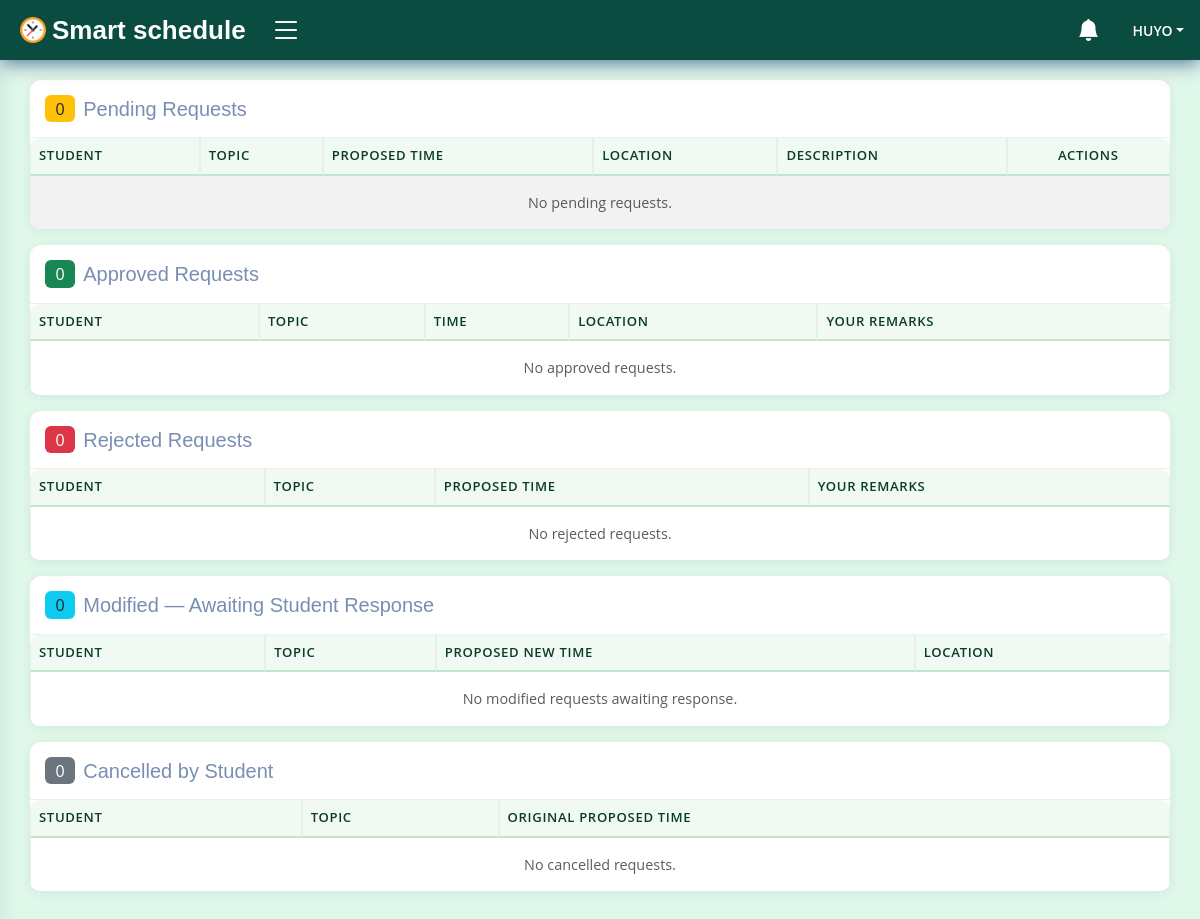
Before: /campus/manage-requests/ (signed in) with the older database file.
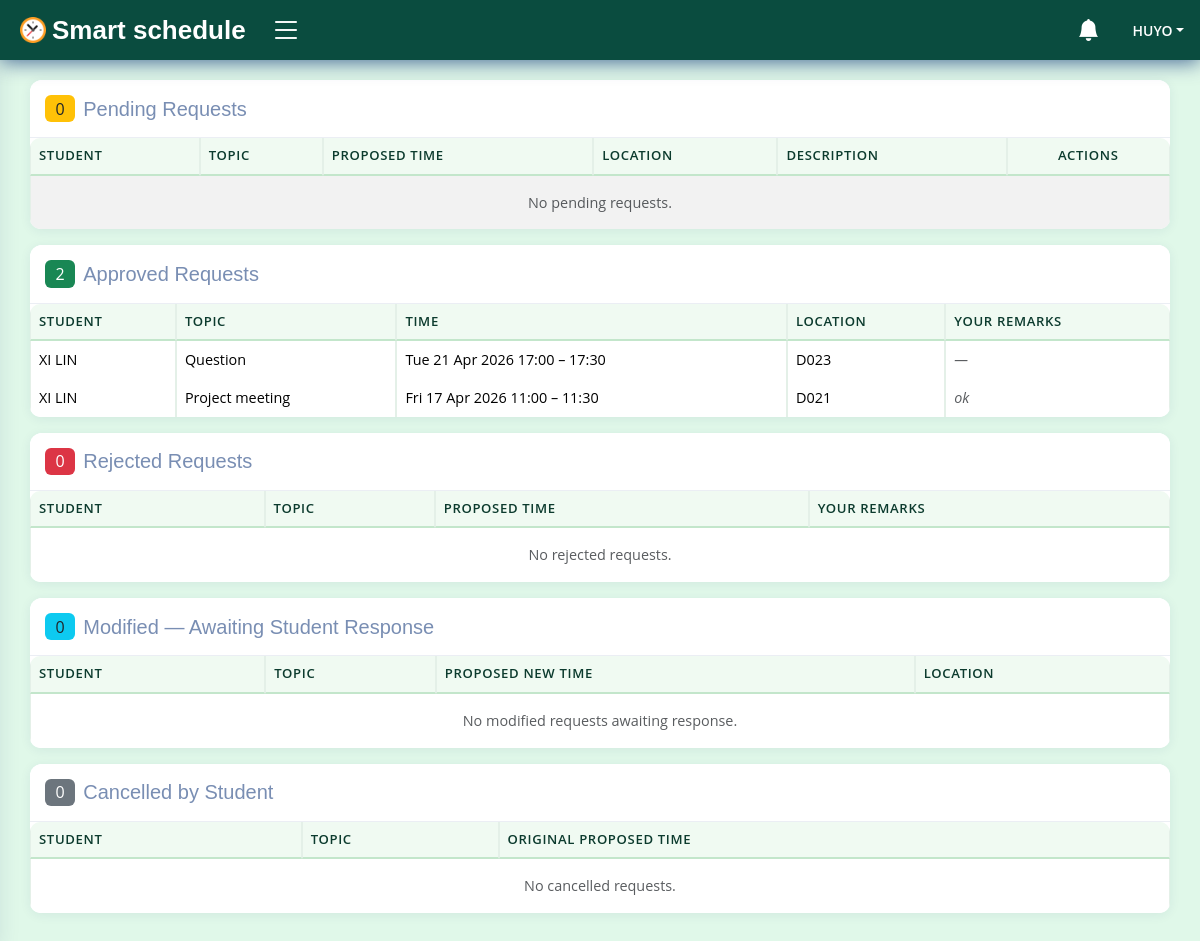
After: the same page with the newer database file.
### campus/models.py (models this page shows, shortened)
class MeetingRequest(models.Model):
    STATUS_CHOICES = (
        ('pending', 'Pending'),
        ('approved', 'Approved'),
        ('rejected', 'Rejected'),
        ('modified', 'Modified'),
        ('cancelled', 'Cancelled'),
        ('completed', 'Completed'),
        ('missed', 'Missed'),
    )
    id = models.CharField(max_length=50, primary_key=True, unique=True, editable=False)
    student = models.ForeignKey(Student, on_delete=models.CASCADE)
    lecturer = models.ForeignKey(Faculty, on_delete=models.CASCADE)
    title = models.CharField(max_length=200)
    description = models.TextField(blank=True, null=True)
    start_time = models.DateTimeField()
    end_time = models.DateTimeField()
    location = models.CharField(max_length=200)
    lecturer_remarks = models.TextField(blank=True, null=True, help_text="Remarks added by the lecturer when approving or rejecting the request.")
    is_signed_in = models.BooleanField(default=False)
    status = models.CharField(max_length=10, choices=STATUS_CHOICES, default='pending')
    date_created = models.DateTimeField(auto_now_add=True)
    date_updated = models.DateTimeField(auto_now=True)
    class Meta:
        ordering = ['start_time']
        verbose_name_plural = 'Meeting Requests'

### accounts/models.py (models this page shows, shortened)
class Student(models.Model):
    id = models.CharField(max_length=50, primary_key=True, unique=True, editable=False)
    student_name = models.OneToOneField(User, on_delete=models.CASCADE, editable=False)
    school = models.CharField(max_length=70, blank=False)
    department = models.CharField(max_length=70, blank=False)
    reg_no = models.CharField(max_length=14, blank=False, unique=True, db_column='Registration No.')
    year = models.CharField(max_length=10, blank=False, db_column='Year of Study')
    semester = models.CharField(max_length=1, blank=False)
    programme = models.CharField(max_length=35, blank=False)
    course = models.CharField(max_length=50, blank=False)
    date_created = models.DateTimeField(auto_now_add=True)
    date_updated = models.DateTimeField(auto_now=True)
    class Meta:
        ordering = ['student_name', 'reg_no']
        verbose_name_plural = 'Students records'

class User(AbstractUser):
    REMINDER_TIME_CHOICES = [
        ('60min', '60 minutes before'),
        ('30min', '30 minutes before'),
        ('15min', '15 minutes before'),
        ('instant', 'Instant'),
    ]
    NOTIFICATION_METHOD_CHOICES = [
        ('in_app', 'In-App'),
        ('email', 'Email'),
        ('both', 'Both'),
    ]
    id = models.CharField(max_length=50, primary_key=True, unique=True, editable=False)
    first_name = models.CharField(max_length=15, blank=False)
    last_name = models.CharField(max_length=15, blank=False)
    email = models.EmailField(unique=True)
    gender = models.CharField(max_length=7, blank=False)
    dob = models.DateField(null=True, blank=False, db_column='Date of Birth')
    age = models.PositiveIntegerField(default=0, editable=False)
    mobile_no = PhoneNumberField()
    is_student = models.BooleanField(default=False)
    date_updated = models.DateTimeField(auto_now=True)
    reminder_preference = models.CharField(
        max_length=100,  # Increased length to store multiple values
        default='15min',
        verbose_name='Reminder Times',
        help_text='Select one or more reminder times.'
    )
    notification_method = models.CharField(
        max_length=10,
        choices=NOTIFICATION_METHOD_CHOICES,
        default='in_app',
        verbose_name='Notification Method',
    )
    REQUIRED_FIELDS = ['username']
    USERNAME_FIELD = 'email'
    def __str__(self) -> str:
        return self.username
    class Meta:
        ordering = ['username', 'first_name', 'last_name']

### campus/views.py (the view)
# urls.py: path('manage-requests/', views.ManageMeetingRequestsView.as_view(), name='manage_meeting_requests'),
@method_decorator(login_required(login_url='login'), name='get')
@method_decorator(user_passes_test(lambda user: user.is_staff is False and user.is_superuser is False and user.is_student is False), name='get')
class ManageMeetingRequestsView(View):
    template_name = 'dashboard/faculty/manage_requests.html'
    def get(self, request, *args, **kwargs):
        base_qs = MeetingRequest.objects.filter(lecturer=request.user.faculty).order_by('-date_created')
        context = {
            'pending_requests': base_qs.filter(status='pending'),
            'approved_requests': base_qs.filter(status='approved'),
            'rejected_requests': base_qs.filter(status='rejected'),
            'modified_requests': base_qs.filter(status='modified'),
            'cancelled_requests': base_qs.filter(status='cancelled'),
        }
        return render(request, self.template_name, context)

### accounts/models.py (called while the page is built)
    def __str__(self) -> str:
        return f'{self.staff}'

### campus/processors/context_processors.py (called while the page is built)
def user_notifications(request):
    if request.user.is_authenticated:
        unread_notifications = Notification.objects.filter(recipient=request.user, is_read=False)
        all_notifications = Notification.objects.filter(recipient=request.user)
        context = {
            'unread_notifications': unread_notifications,
            'unread_notifications_count': unread_notifications.count(),
            'all_notifications': all_notifications,
        }
    else:
        context = {
            'unread_notifications': [],
            'unread_notifications_count': 0,
            'all_notifications': [],
        }
    return context

### campus/templates/dashboard/faculty/manage_requests.html (shortened to what the changed rows need)
{% extends 'dashboard/faculty/base.html' %}
{% block content %}
<main id="main" class="main">
    <section class="section">
        <div class="card mb-3">
            <div class="card-body p-0">
                <div class="table-responsive">
                    <table class="table table-striped table-bordered mb-0">
                        <thead class="table-light">
                            <tr>
                                <th>Student</th>
                                <th>Topic</th>
                                <th>Proposed Time</th>
                                <th>Location</th>
                                <th>Description</th>
                                <th class="text-center">Actions</th>
                            </tr>
                        </thead>
                    </table>
                </div>
            </div>
        </div>
        <div class="card mb-3">
            <div class="card-header d-flex align-items-center gap-2">
                <span class="badge bg-success fs-6">{{ approved_requests|length }}</span>
                <h5 class="mb-0">Approved Requests</h5>
            </div>
            <div class="card-body p-0">
                <div class="table-responsive">
                    <table class="table table-bordered mb-0">
                        <thead class="table-light">
                            <tr>
                                <th>Student</th>
                                <th>Topic</th>
                                <th>Time</th>
                                <th>Location</th>
                                <th>Your Remarks</th>
                            </tr>
                        </thead>
                        <tbody>
                            {% for req in approved_requests %}
                            <tr>
                                <td>{{ req.student.student_name.get_full_name }}</td>
                                <td>{{ req.title }}</td>
                                <td>{{ req.start_time|date:"D d M Y H:i" }} – {{ req.end_time|date:"H:i" }}</td>
                                <td>{{ req.location }}</td>
                                <td class="text-muted small fst-italic">{{ req.lecturer_remarks|default:"—" }}</td>
                            </tr>
                            {% empty %}
                            <tr><td colspan="5" class="text-center text-muted py-3">No approved requests.</td></tr>
                            {% endfor %}
                        </tbody>
                    </table>
                </div>
            </div>
        </div>
        <div class="card mb-3">
            <div class="card-body p-0">
                <div class="table-responsive">
                    <table class="table table-bordered mb-0">
                        <thead class="table-light">
                            <tr>
                                <th>Student</th>
                                <th>Topic</th>
                                <th>Proposed Time</th>
                                <th>Your Remarks</th>
                            </tr>
                        </thead>
                    </table>
                </div>
            </div>
        </div>
        <div class="card mb-3">
            <div class="card-body p-0">
                <div class="table-responsive">
                    <table class="table table-bordered mb-0">
                        <thead class="table-light">
                            <tr>
                                <th>Student</th>
                                <th>Topic</th>
                                <th>Proposed New Time</th>
                                <th>Location</th>
                            </tr>
                        </thead>
                    </table>
                </div>
            </div>
        </div>
        <div class="card mb-3">
            <div class="card-body p-0">
                <div class="table-responsive">
                    <table class="table table-bordered mb-0">
                        <thead class="table-light">
                            <tr>
                                <th>Student</th>
                                <th>Topic</th>
                                <th>Original Proposed Time</th>
                            </tr>
                        </thead>
                    </table>
                </div>
            </div>
        </div>
    </section>
</main>
{% endblock %}

Changed rows visible on the page:
added MeetingRequest: student.student_name.get_full_name "XI LIN", title "Question", start_time "Tue 21 Apr 2026 17:00", end_time "17:30", location "D023", lecturer_remarks "—"
added MeetingRequest: student.student_name.get_full_name "XI LIN", title "Project meeting", start_time "Fri 17 Apr 2026 11:00", end_time "11:30", location "D021", lecturer_remarks "ok"
Other visible differences:
{{ approved_requests|length }}: "0" → "2"
text no longer shown: "No approved requests."
